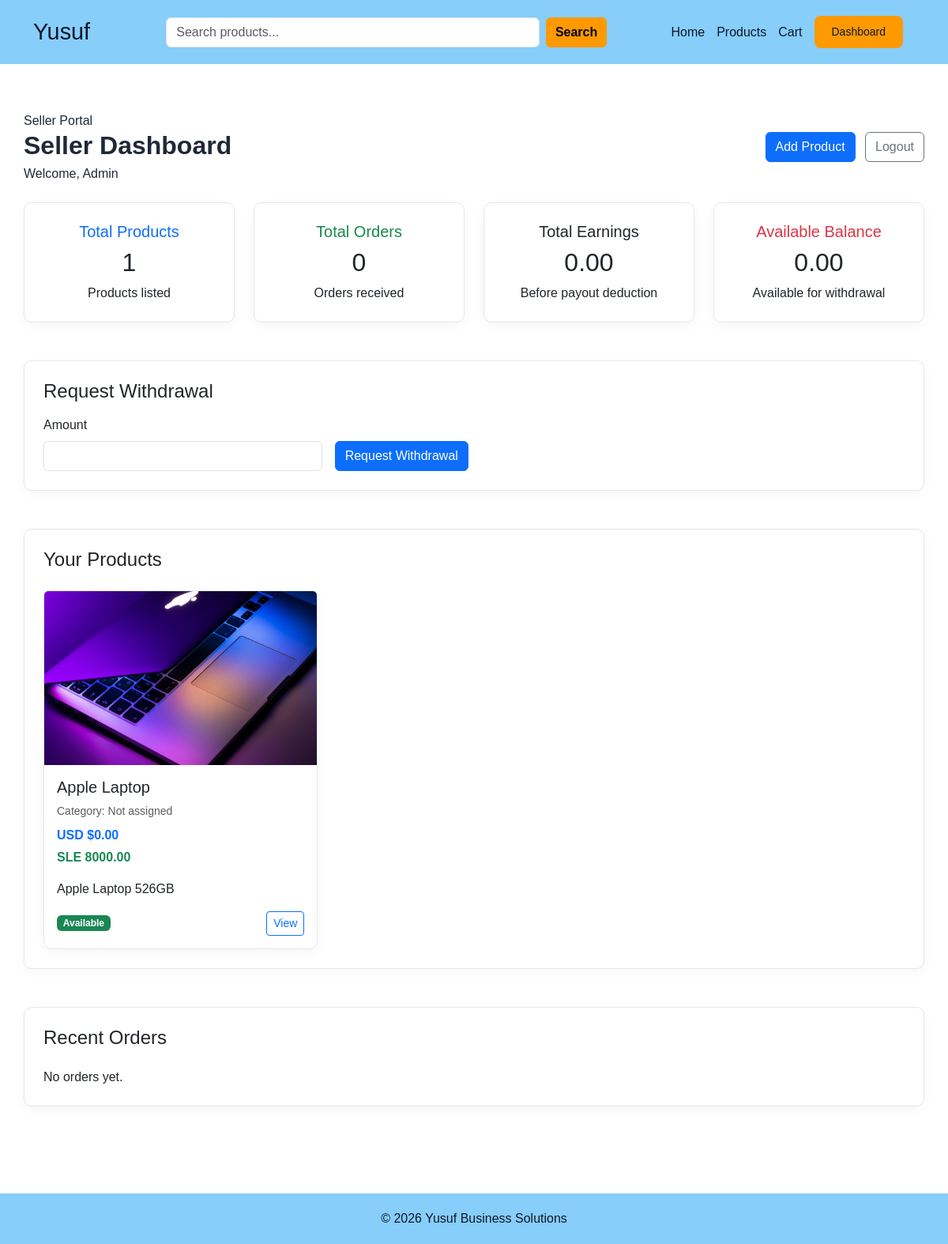
The page /seller/dashboard/ (signed in) on the database as committed earlier.
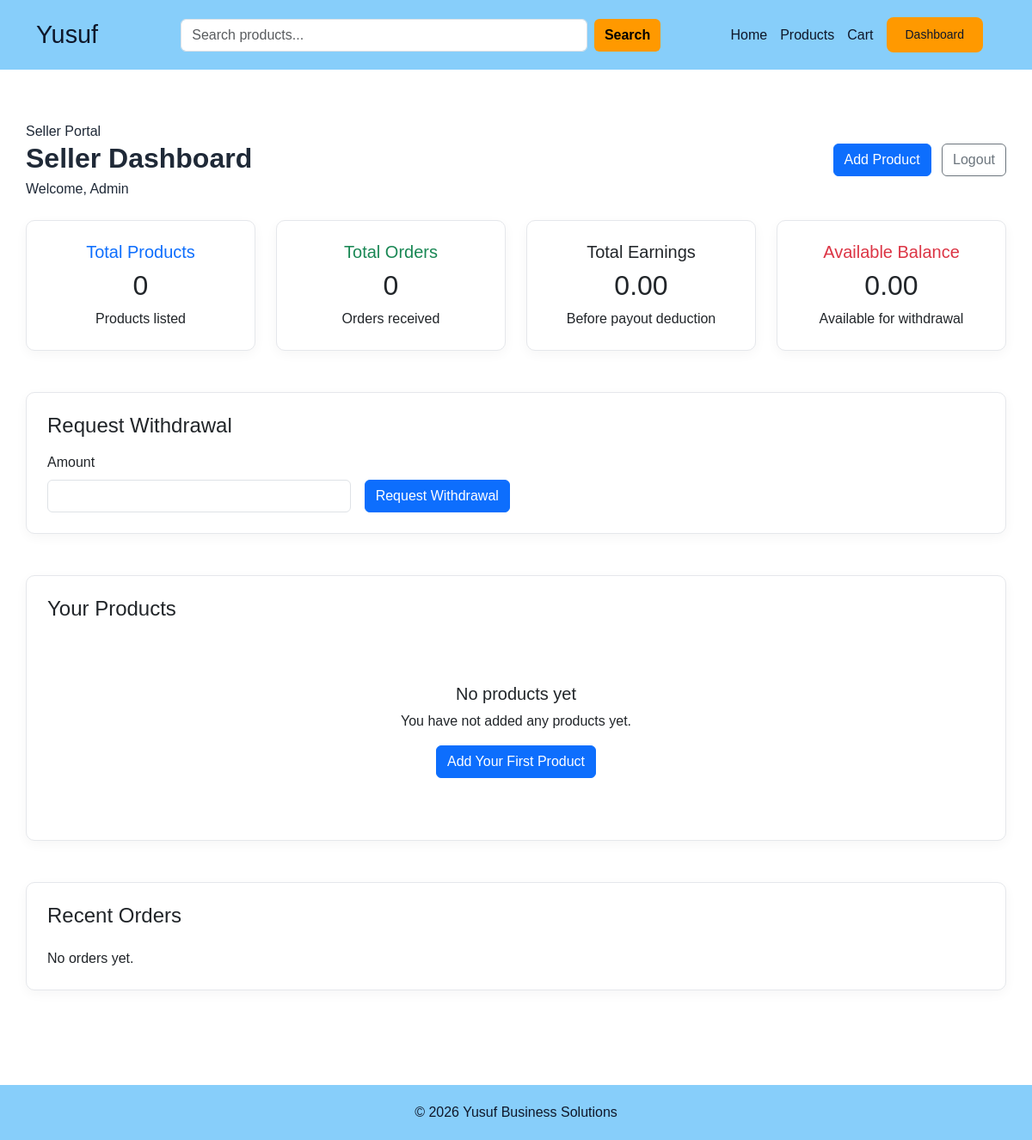
The same page on the database as committed later.
### website/models.py (models this page shows, shortened)
class Product(models.Model):
    seller = models.ForeignKey(
        User,
        on_delete=models.CASCADE,
        related_name='products',
        null=True,
        blank=True
    )
    category = models.ForeignKey(
        Category,
        on_delete=models.SET_NULL,
        null=True,
        blank=True
    )
    name = models.CharField(max_length=200)
    description = models.TextField()
    price_sle = models.DecimalField(max_digits=10, decimal_places=2)
    price_usd = models.DecimalField(max_digits=10, decimal_places=2)
    image = models.ImageField(upload_to='products/', blank=True, null=True)
    available = models.BooleanField(default=True)
    created_at = models.DateTimeField(auto_now_add=True)

### website/views.py (the view)
# urls.py: path('seller/dashboard/', views.seller_dashboard, name='seller_dashboard'),
@login_required
def seller_dashboard(request):
    seller_products = Product.objects.filter(seller=request.user).order_by('-created_at')
    seller_orders = Order.objects.filter(product__seller=request.user).order_by('-created_at')
    total_products = seller_products.count()
    total_orders = seller_orders.count()
    paid_orders = seller_orders.filter(payment_status='Paid')
    seller_total_earnings = paid_orders.aggregate(total=Sum('seller_earning'))['total'] or Decimal('0.00')
    seller_payouts = PayoutRequest.objects.filter(seller=request.user).order_by('-request_date')
    total_requested = seller_payouts.exclude(status='Rejected').aggregate(total=Sum('amount'))['total'] or Decimal('0.00')
    available_balance = seller_total_earnings - total_requested
    if available_balance < 0:
        available_balance = Decimal('0.00')
    return render(request, 'seller_dashboard.html', {
        'seller_products': seller_products,
        'seller_orders': seller_orders,
        'total_products': total_products,
        'total_orders': total_orders,
        'seller_total_earnings': seller_total_earnings,
        'available_balance': available_balance,
        'seller_payouts': seller_payouts,
    })

### website/templates/seller_dashboard.html (shortened to what the changed rows need)
{% extends 'base.html' %}
{% block content %}
<div class="container section-padding">
    <div class="d-flex flex-column flex-md-row justify-content-between align-items-md-center mb-4">
        <div>
            <h2 class="section-title mb-1">Seller Dashboard</h2>
        </div>
    </div>
    <div class="row g-4 mb-5">
        <div class="col-md-3">
            <div class="card shadow-soft h-100">
                <div class="card-body p-4 text-center">
                    <h5 class="text-primary">Total Products</h5>
                    <h2>{{ total_products }}</h2>
                    <p class="muted-text mb-0">Products listed</p>
                </div>
            </div>
        </div>
        <div class="col-md-3">
            <div class="card shadow-soft h-100">
                <div class="card-body p-4 text-center">
                    <h2>{{ total_orders }}</h2>
                </div>
            </div>
        </div>
        <div class="col-md-3">
            <div class="card shadow-soft h-100">
                <div class="card-body p-4 text-center">
                    <h2>{{ seller_total_earnings }}</h2>
                </div>
            </div>
        </div>
        <div class="col-md-3">
            <div class="card shadow-soft h-100">
                <div class="card-body p-4 text-center">
                    <h2>{{ available_balance }}</h2>
                </div>
            </div>
        </div>
    </div>
    <div class="card shadow-soft mb-5">
        <div class="card-body p-4">
            {% if seller_products %}
                <div class="row g-4">
                    {% for product in seller_products %}
                    <div class="col-md-6 col-lg-4">
                        <div class="card h-100 shadow-soft">
                            {% if product.image %}
                            <img src="{{ product.image.url }}" class="card-img-top" alt="{{ product.name }}" style="height: 220px; object-fit: cover;">
                            {% else %}
                            <div class="p-5 text-center bg-light">
                                <p class="muted-text mb-0">No image uploaded</p>
                            </div>
                            {% endif %}
                            <div class="card-body">
                                <h5>{{ product.name }}</h5>
                                {% if product.category %}
                                    <p class="small text-muted mb-2">Category: {{ product.category.name }}</p>
                                {% else %}
                                    <p class="small text-muted mb-2">Category: Not assigned</p>
                                {% endif %}
                                <p class="text-primary fw-bold mb-1">USD ${{ product.price_usd }}</p>
                                <p class="text-success fw-bold">SLE {{ product.price_sle }}</p>
                                <p class="muted-text">{{ product.description|truncatewords:18 }}</p>
                                <div class="d-flex justify-content-between align-items-center mt-3">
                                    {% if product.available %}
                                        <span class="badge bg-success">Available</span>
                                    {% else %}
                                        <span class="badge bg-secondary">Unavailable</span>
                                    {% endif %}
                                    <a href="{% url 'product_detail' product.id %}" class="btn btn-sm btn-outline-primary">
                                        View
                                    </a>
                                </div>
                            </div>
                        </div>
                    </div>
                    {% endfor %}
                </div>
            {% else %}
                <div class="text-center py-5">
                    <h5>No products yet</h5>
                    <p class="muted-text">You have not added any products yet.</p>
                    <a href="{% url 'add_product' %}" class="btn btn-primary">Add Your First Product</a>
                </div>
            {% endif %}
        </div>
    </div>
</div>
{% endblock %}

Rows that differ between the two databases and show on the page:
removed Product: image (picture), name "Apple Laptop", shows "Category: Not assigned", price_usd "0.00", price_sle "8000.00", description "Apple Laptop 526GB", available "Available"
Other text that changed with them:
{{ total_products }}: "1" → "0"
text now shown: "No products yet You have not added any products yet. Add Your First Product"
